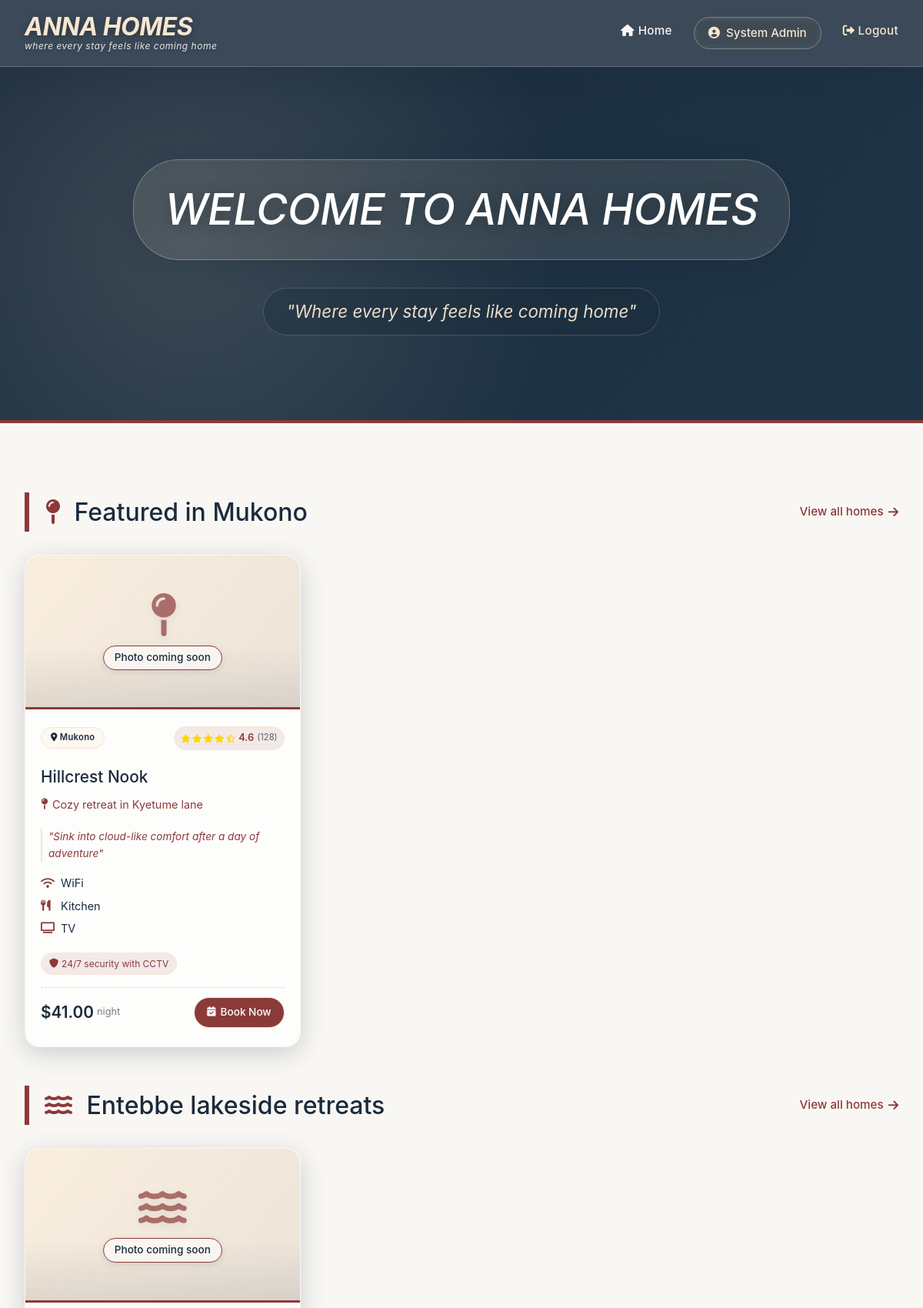
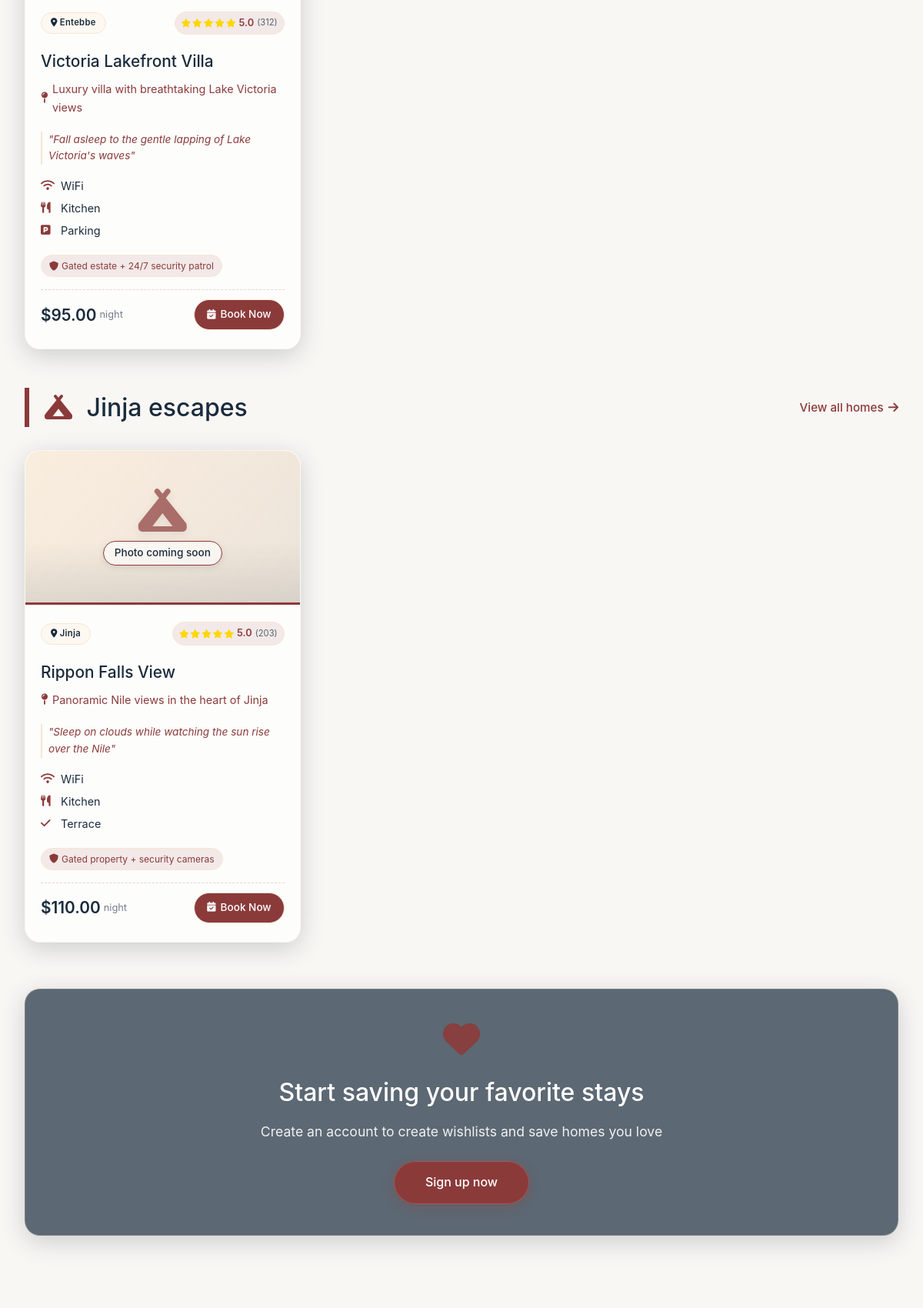
The page / (signed in, upper part) on the database its author committed (2 pictures, top to bottom).
### tables this page shows
CREATE TABLE `tbl_content` (
  `id` int(11) NOT NULL,
  `title` varchar(200) NOT NULL,
  `description` text DEFAULT NULL,
  `image_url` varchar(500) DEFAULT NULL,
  `location` varchar(100) DEFAULT 'Mukono',
  `price` decimal(10,2) DEFAULT 50.00,
  `slug` varchar(100) DEFAULT NULL,
  `tagline` varchar(200) DEFAULT NULL,
  `amenities` varchar(300) DEFAULT 'WiFi,Kitchen,Parking',
  `rating` decimal(2,1) DEFAULT 4.5,
  `reviews` int(11) DEFAULT 0,
  `security` varchar(200) DEFAULT '24/7 Security',
  `created_at` timestamp NOT NULL DEFAULT current_timestamp()
);

### index.php (the view, shortened to what this page needs)
<?php
require 'db_connect.php';
$stmt = $pdo->prepare("SELECT * FROM tbl_content ORDER BY location, title");
$stmt->execute();
$all_content = $stmt->fetchAll();
$grouped = [];
foreach ($all_content as $row) {
    $grouped[$row['location']][] = $row;
}
$location_config = [
    'Mukono'  => ['icon' => 'fa-map-pin',   'label' => 'Featured in Mukono'],
    'Entebbe' => ['icon' => 'fa-water',     'label' => 'Entebbe lakeside retreats'],
    'Jinja'   => ['icon' => 'fa-campground','label' => 'Jinja escapes'],
];
?>
<!DOCTYPE html>
<html lang="en">
<head>
    <link rel="stylesheet" href="https://cdnjs.cloudflare.com/ajax/libs/font-awesome/6.0.0-beta3/css/all.min.css">
</head>
<body>
<nav class="navbar">
    <div class="container">
        <div class="logo">
            <h1>ANNA HOMES</h1>
            <p>where every stay feels like coming home</p>
        </div>
        <div class="nav-links">
            <a href="index.php"><i class="fas fa-home" style="margin-right: 5px;"></i>Home</a>
            <?php if(isset($_SESSION['user_id'])): ?>
                <span class="user-tag"><i class="fas fa-user-circle"></i> <?php echo $_SESSION['username']; ?></span>
                <a href="logout.php" class="logout-btn"><i class="fas fa-sign-out-alt"></i> Logout</a>
            <?php else: ?>
                <a href="login.php" class="btn-burgundy"><i class="fas fa-key"></i> Login</a>
                <a href="signup.php" class="btn-outline"><i class="fas fa-user-plus"></i> Sign Up</a>
            <?php endif; ?>
        </div>
    </div>
</nav>
<section class="hero">
    <div class="container">
        <h2>WELCOME TO ANNA HOMES</h2>
        <p>"Where every stay feels like coming home"</p>
    </div>
</section>
<div class="container">
    <?php
    foreach ($location_config as $city => $config):
        $section_icon  = $config['icon'];
        $section_label = $config['label'];
    ?>
    <div class="section-header">
        <h2 class="section-title">
            <i class="fas <?php echo $section_icon; ?>" style="color: var(--burgundy); margin-right: 10px;"></i>
            <?php echo htmlspecialchars($section_label); ?>
        </h2>
        <a href="#" class="view-all">View all homes <i class="fas fa-arrow-right"></i></a>
    </div>
    <div class="home-grid">
        <?php if (!empty($grouped[$city])): ?>
            <?php foreach ($grouped[$city] as $row): ?>
            <div class="home-card">
                <?php if (!empty($row['image_url'])): ?>
                    <img src="<?php echo htmlspecialchars($row['image_url']); ?>"
                         alt="<?php echo htmlspecialchars($row['title']); ?>"
                         style="width:100%;height:200px;object-fit:cover;border-bottom:3px solid var(--burgundy);">
                <?php else: ?>
                    <div class="image-placeholder">
                        <i class="fas <?php echo $section_icon; ?>"></i>
                        <span>Photo coming soon</span>
                    </div>
                <?php endif; ?>
                <div class="card-content">
                    <div class="card-header">
                        <span class="location-badge">
                            <i class="fas fa-location-dot"></i>
                            <?php echo htmlspecialchars($row['location']); ?>
                        </span>
                        <div class="rating-container">
                            <div class="stars">
                                <?php
                                $rating = $row['rating'];
                                for ($i = 1; $i <= 5; $i++) {
                                    if ($i <= $rating) {
                                        echo '<i class="fas fa-star filled"></i>';
                                    } elseif ($i - 0.5 <= $rating) {
                                        echo '<i class="fas fa-star-half-alt half"></i>';
                                    } else {
                                        echo '<i class="far fa-star"></i>';
                                    }
                                }
                                ?>
                            </div>
                            <span class="rating-number"><?php echo $row['rating']; ?></span>
                            <span class="reviews-count">(<?php echo $row['reviews']; ?>)</span>
                        </div>
                    </div>
                    <h3><?php echo htmlspecialchars($row['title']); ?></h3>
                    <div class="property-location">
                        <i class="fas fa-map-pin"></i>
                        <?php echo htmlspecialchars($row['description'] ?: $row['location']); ?>
                    </div>
                    <?php if (!empty($row['tagline'])): ?>
                        <div class="catchy-phrase">"<?php echo htmlspecialchars($row['tagline']); ?>"</div>
                    <?php endif; ?>
                    <div class="property-features">
                        <?php
                        $amenities = array_slice(array_map('trim', explode(',', $row['amenities'])), 0, 3);
                        foreach ($amenities as $amenity):
                            $icon = 'fa-check';
                            if (stripos($amenity, 'wifi')    !== false) $icon = 'fa-wifi';
                            elseif (stripos($amenity, 'kitchen')  !== false) $icon = 'fa-utensils';
                            elseif (stripos($amenity, 'parking')  !== false) $icon = 'fa-parking';
                            elseif (stripos($amenity, 'tv')       !== false) $icon = 'fa-tv';
                        ?>
                            <div class="feature-item">
                                <i class="fas <?php echo $icon; ?>"></i>
                                <?php echo htmlspecialchars($amenity); ?>
                            </div>
                        <?php endforeach; ?>
                    </div>
                    <div class="security-badge">
                        <i class="fas fa-shield-alt"></i>
                        <?php echo htmlspecialchars($row['security'] ?: '24/7 Security'); ?>
                    </div>
                    <div class="price-row">
                        <div class="price">
                            $<?php echo number_format($row['price'], 2); ?>
                            <small>night</small>
                        </div>
                        <a href="book.php?property=<?php echo urlencode($row['slug'] ?? $row['id']); ?>&price=<?php echo $row['price']; ?>&location=<?php echo urlencode($row['location']); ?>"
                           class="book-now-btn">
                            <i class="fas fa-calendar-check"></i> Book Now
                        </a>
                    </div>
                </div>
            </div>
            <?php endforeach;  ?>
        <?php else: ?>
            <p style="color:var(--burgundy);font-style:italic;padding:10px 0;">
                No properties in <?php echo htmlspecialchars($city); ?> yet — add one in phpMyAdmin!
            </p>
        <?php endif; ?>
    </div>
    <?php endforeach;  ?>
    <div class="glass-banner">
        <i class="fas fa-heart" style="font-size: 3rem; margin-bottom: 20px; opacity: 0.9; color: var(--burgundy);"></i>
        <h3 style="font-size: 2rem; font-weight: 500; margin-bottom: 12px;">Start saving your favorite stays</h3>
        <p style="font-size: 1.1rem; opacity: 0.9; margin-bottom: 24px;">Create an account to create wishlists and save homes you love</p>
        <a href="signup.php" style="background: var(--burgundy); color: white; padding: 14px 40px; border-radius: 40px; text-decoration: none; font-weight: 500; display: inline-block; transition: var(--transition); box-shadow: 0 4px 15px rgba(139,58,58,0.3); backdrop-filter: blur(5px); border: 1px solid rgba(247,230,208,0.2);">Sign up now</a>
    </div>
</div>
</body>
</html>

### rows shown on the page
tbl_content: location "Mukono", rating "4.6", reviews "128", title "Hillcrest Nook", description "Cozy retreat in Kyetume lane", tagline "Sink into cloud-like comfort after a day of adventure", amenities "WiFi", amenities "Kitchen", amenities "TV", security "24/7 security with CCTV", price "41.00"
tbl_content: location "Entebbe", rating "5.0", reviews "312", title "Victoria Lakefront Villa", description "Luxury villa with breathtaking Lake Victoria views", tagline "Fall asleep to the gentle lapping of Lake Victoria's waves", amenities "WiFi", amenities "Kitchen", amenities "Parking", security "Gated estate + 24/7 security patrol", price "95.00"
tbl_content: location "Jinja", rating "5.0", reviews "203", title "Rippon Falls View", description "Panoramic Nile views in the heart of Jinja", tagline "Sleep on clouds while watching the sun rise over the Nile", amenities "WiFi", amenities "Kitchen", amenities "Terrace", security "Gated property + security cameras", price "110.00"

### other values the page prints
$_SESSION['username'] "System Admin"
$section_label "Featured in Mukono"
$section_label "Entebbe lakeside retreats"
$section_label "Jinja escapes"
